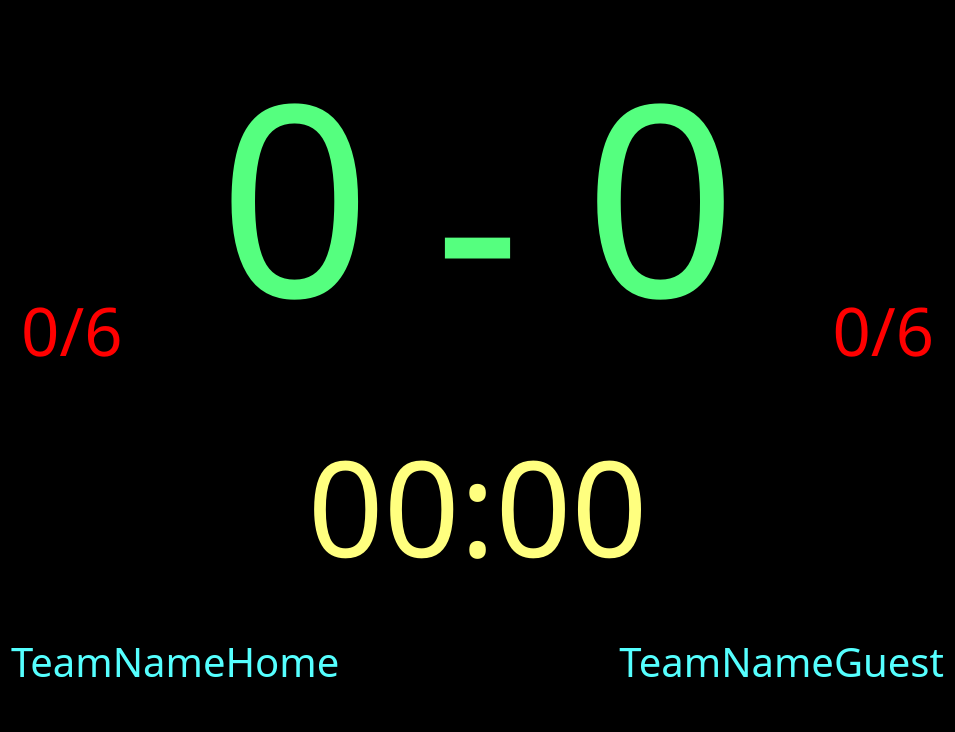
<?xml version="1.0" encoding="UTF-8"?>
<ui version="4.0">
 <class>Scoreboard_Shower</class>
 <widget class="QDialog" name="Scoreboard_Shower">
  <property name="geometry">
   <rect>
    <x>0</x>
    <y>0</y>
    <width>955</width>
    <height>732</height>
   </rect>
  </property>
  <property name="sizePolicy">
   <sizepolicy hsizetype="Maximum" vsizetype="Maximum">
    <horstretch>0</horstretch>
    <verstretch>0</verstretch>
   </sizepolicy>
  </property>
  <property name="windowTitle">
   <string>Scoreboard</string>
  </property>
  <property name="autoFillBackground">
   <bool>false</bool>
  </property>
  <property name="styleSheet">
   <string notr="true">background: rgb(0,0,0);</string>
  </property>
  <layout class="QGridLayout" name="gridLayout">
   <item row="4" column="0">
    <spacer name="verticalSpacer">
     <property name="orientation">
      <enum>Qt::Vertical</enum>
     </property>
     <property name="sizeHint" stdset="0">
      <size>
       <width>20</width>
       <height>40</height>
      </size>
     </property>
    </spacer>
   </item>
   <item row="3" column="0">
    <layout class="QGridLayout" name="gridLayout_2">
     <item row="0" column="5">
      <widget class="QLabel" name="label_3">
       <property name="sizePolicy">
        <sizepolicy hsizetype="Expanding" vsizetype="Expanding">
         <horstretch>0</horstretch>
         <verstretch>0</verstretch>
        </sizepolicy>
       </property>
       <property name="font">
        <font>
         <pointsize>300</pointsize>
        </font>
       </property>
       <property name="styleSheet">
        <string notr="true">color: rgb(85, 255, 127);</string>
       </property>
       <property name="text">
        <string>-</string>
       </property>
       <property name="alignment">
        <set>Qt::AlignBottom|Qt::AlignHCenter</set>
       </property>
      </widget>
     </item>
     <item row="0" column="6">
      <spacer name="horizontalSpacer_6">
       <property name="orientation">
        <enum>Qt::Horizontal</enum>
       </property>
       <property name="sizeType">
        <enum>QSizePolicy::Preferred</enum>
       </property>
       <property name="sizeHint" stdset="0">
        <size>
         <width>10</width>
         <height>20</height>
        </size>
       </property>
      </spacer>
     </item>
     <item row="0" column="9">
      <widget class="QLabel" name="sFoulsAway">
       <property name="sizePolicy">
        <sizepolicy hsizetype="MinimumExpanding" vsizetype="Minimum">
         <horstretch>0</horstretch>
         <verstretch>0</verstretch>
        </sizepolicy>
       </property>
       <property name="maximumSize">
        <size>
         <width>16777215</width>
         <height>16777215</height>
        </size>
       </property>
       <property name="font">
        <font>
         <family>Digital-7</family>
         <pointsize>50</pointsize>
        </font>
       </property>
       <property name="styleSheet">
        <string notr="true">color: rgb(255, 0, 0);</string>
       </property>
       <property name="text">
        <string>0/6</string>
       </property>
       <property name="alignment">
        <set>Qt::AlignBottom|Qt::AlignRight|Qt::AlignTrailing</set>
       </property>
      </widget>
     </item>
     <item row="0" column="2">
      <spacer name="horizontalSpacer">
       <property name="orientation">
        <enum>Qt::Horizontal</enum>
       </property>
       <property name="sizeType">
        <enum>QSizePolicy::Preferred</enum>
       </property>
       <property name="sizeHint" stdset="0">
        <size>
         <width>10</width>
         <height>20</height>
        </size>
       </property>
      </spacer>
     </item>
     <item row="0" column="0">
      <spacer name="horizontalSpacer_9">
       <property name="orientation">
        <enum>Qt::Horizontal</enum>
       </property>
       <property name="sizeType">
        <enum>QSizePolicy::Preferred</enum>
       </property>
       <property name="sizeHint" stdset="0">
        <size>
         <width>10</width>
         <height>20</height>
        </size>
       </property>
      </spacer>
     </item>
     <item row="0" column="7">
      <widget class="QLabel" name="sResultAway">
       <property name="sizePolicy">
        <sizepolicy hsizetype="Preferred" vsizetype="Preferred">
         <horstretch>0</horstretch>
         <verstretch>0</verstretch>
        </sizepolicy>
       </property>
       <property name="sizeIncrement">
        <size>
         <width>0</width>
         <height>0</height>
        </size>
       </property>
       <property name="font">
        <font>
         <family>Digital-7</family>
         <pointsize>300</pointsize>
        </font>
       </property>
       <property name="styleSheet">
        <string notr="true">color: rgb(85, 255, 127);</string>
       </property>
       <property name="text">
        <string>0</string>
       </property>
       <property name="alignment">
        <set>Qt::AlignBottom|Qt::AlignLeading|Qt::AlignLeft</set>
       </property>
      </widget>
     </item>
     <item row="0" column="10">
      <spacer name="horizontalSpacer_10">
       <property name="orientation">
        <enum>Qt::Horizontal</enum>
       </property>
       <property name="sizeType">
        <enum>QSizePolicy::Preferred</enum>
       </property>
       <property name="sizeHint" stdset="0">
        <size>
         <width>10</width>
         <height>20</height>
        </size>
       </property>
      </spacer>
     </item>
     <item row="0" column="4">
      <spacer name="horizontalSpacer_5">
       <property name="orientation">
        <enum>Qt::Horizontal</enum>
       </property>
       <property name="sizeType">
        <enum>QSizePolicy::Preferred</enum>
       </property>
       <property name="sizeHint" stdset="0">
        <size>
         <width>10</width>
         <height>20</height>
        </size>
       </property>
      </spacer>
     </item>
     <item row="0" column="3">
      <widget class="QLabel" name="sResultHome">
       <property name="sizePolicy">
        <sizepolicy hsizetype="Preferred" vsizetype="Preferred">
         <horstretch>0</horstretch>
         <verstretch>0</verstretch>
        </sizepolicy>
       </property>
       <property name="sizeIncrement">
        <size>
         <width>0</width>
         <height>0</height>
        </size>
       </property>
       <property name="font">
        <font>
         <family>Digital-7</family>
         <pointsize>300</pointsize>
        </font>
       </property>
       <property name="styleSheet">
        <string notr="true">color: rgb(85, 255, 127);</string>
       </property>
       <property name="text">
        <string>0</string>
       </property>
       <property name="alignment">
        <set>Qt::AlignBottom|Qt::AlignRight|Qt::AlignTrailing</set>
       </property>
      </widget>
     </item>
     <item row="0" column="8">
      <spacer name="horizontalSpacer_2">
       <property name="orientation">
        <enum>Qt::Horizontal</enum>
       </property>
       <property name="sizeType">
        <enum>QSizePolicy::Preferred</enum>
       </property>
       <property name="sizeHint" stdset="0">
        <size>
         <width>10</width>
         <height>20</height>
        </size>
       </property>
      </spacer>
     </item>
     <item row="0" column="1">
      <widget class="QLabel" name="sFoulsHome">
       <property name="sizePolicy">
        <sizepolicy hsizetype="MinimumExpanding" vsizetype="Minimum">
         <horstretch>0</horstretch>
         <verstretch>0</verstretch>
        </sizepolicy>
       </property>
       <property name="maximumSize">
        <size>
         <width>16777215</width>
         <height>16777215</height>
        </size>
       </property>
       <property name="baseSize">
        <size>
         <width>0</width>
         <height>0</height>
        </size>
       </property>
       <property name="font">
        <font>
         <family>Digital-7</family>
         <pointsize>50</pointsize>
        </font>
       </property>
       <property name="styleSheet">
        <string notr="true">color: rgb(255, 0, 0);</string>
       </property>
       <property name="text">
        <string>0/6</string>
       </property>
       <property name="alignment">
        <set>Qt::AlignBottom|Qt::AlignLeading|Qt::AlignLeft</set>
       </property>
      </widget>
     </item>
    </layout>
   </item>
   <item row="5" column="0">
    <layout class="QGridLayout" name="gridLayout_3">
     <property name="sizeConstraint">
      <enum>QLayout::SetFixedSize</enum>
     </property>
     <item row="0" column="6">
      <spacer name="horizontalSpacer_8">
       <property name="orientation">
        <enum>Qt::Horizontal</enum>
       </property>
       <property name="sizeType">
        <enum>QSizePolicy::Preferred</enum>
       </property>
       <property name="sizeHint" stdset="0">
        <size>
         <width>10</width>
         <height>20</height>
        </size>
       </property>
      </spacer>
     </item>
     <item row="0" column="0">
      <spacer name="horizontalSpacer_7">
       <property name="orientation">
        <enum>Qt::Horizontal</enum>
       </property>
       <property name="sizeType">
        <enum>QSizePolicy::Preferred</enum>
       </property>
       <property name="sizeHint" stdset="0">
        <size>
         <width>10</width>
         <height>20</height>
        </size>
       </property>
      </spacer>
     </item>
     <item row="0" column="3">
      <widget class="QLabel" name="swTimer">
       <property name="sizePolicy">
        <sizepolicy hsizetype="Preferred" vsizetype="Preferred">
         <horstretch>0</horstretch>
         <verstretch>0</verstretch>
        </sizepolicy>
       </property>
       <property name="maximumSize">
        <size>
         <width>16777215</width>
         <height>16777215</height>
        </size>
       </property>
       <property name="sizeIncrement">
        <size>
         <width>0</width>
         <height>0</height>
        </size>
       </property>
       <property name="font">
        <font>
         <family>Digital-7</family>
         <pointsize>100</pointsize>
        </font>
       </property>
       <property name="styleSheet">
        <string notr="true">color: rgb(255, 255, 127);</string>
       </property>
       <property name="text">
        <string>00:00</string>
       </property>
       <property name="textFormat">
        <enum>Qt::AutoText</enum>
       </property>
       <property name="scaledContents">
        <bool>true</bool>
       </property>
       <property name="alignment">
        <set>Qt::AlignBottom|Qt::AlignHCenter</set>
       </property>
       <property name="wordWrap">
        <bool>false</bool>
       </property>
      </widget>
     </item>
     <item row="1" column="3">
      <spacer name="verticalSpacer_2">
       <property name="orientation">
        <enum>Qt::Vertical</enum>
       </property>
       <property name="sizeHint" stdset="0">
        <size>
         <width>20</width>
         <height>40</height>
        </size>
       </property>
      </spacer>
     </item>
    </layout>
   </item>
   <item row="6" column="0">
    <layout class="QHBoxLayout" name="horizontalLayout_4">
     <item>
      <widget class="QLabel" name="sNameHome">
       <property name="sizePolicy">
        <sizepolicy hsizetype="Preferred" vsizetype="Preferred">
         <horstretch>0</horstretch>
         <verstretch>0</verstretch>
        </sizepolicy>
       </property>
       <property name="maximumSize">
        <size>
         <width>16777215</width>
         <height>16777215</height>
        </size>
       </property>
       <property name="font">
        <font>
         <family>Digital-7</family>
         <pointsize>30</pointsize>
        </font>
       </property>
       <property name="styleSheet">
        <string notr="true">color: rgb(85, 255, 255);</string>
       </property>
       <property name="text">
        <string>TeamNameHome</string>
       </property>
       <property name="alignment">
        <set>Qt::AlignBottom|Qt::AlignLeading|Qt::AlignLeft</set>
       </property>
      </widget>
     </item>
     <item>
      <widget class="QLabel" name="sNameAway">
       <property name="sizePolicy">
        <sizepolicy hsizetype="Preferred" vsizetype="Preferred">
         <horstretch>0</horstretch>
         <verstretch>0</verstretch>
        </sizepolicy>
       </property>
       <property name="maximumSize">
        <size>
         <width>16777215</width>
         <height>16777215</height>
        </size>
       </property>
       <property name="font">
        <font>
         <family>Digital-7</family>
         <pointsize>30</pointsize>
        </font>
       </property>
       <property name="styleSheet">
        <string notr="true">color: rgb(85, 255, 255);</string>
       </property>
       <property name="text">
        <string>TeamNameGuest</string>
       </property>
       <property name="alignment">
        <set>Qt::AlignBottom|Qt::AlignRight|Qt::AlignTrailing</set>
       </property>
      </widget>
     </item>
    </layout>
   </item>
   <item row="7" column="0">
    <spacer name="verticalSpacer_3">
     <property name="orientation">
      <enum>Qt::Vertical</enum>
     </property>
     <property name="sizeHint" stdset="0">
      <size>
       <width>20</width>
       <height>40</height>
      </size>
     </property>
    </spacer>
   </item>
  </layout>
 </widget>
 <resources/>
 <connections/>
</ui>
